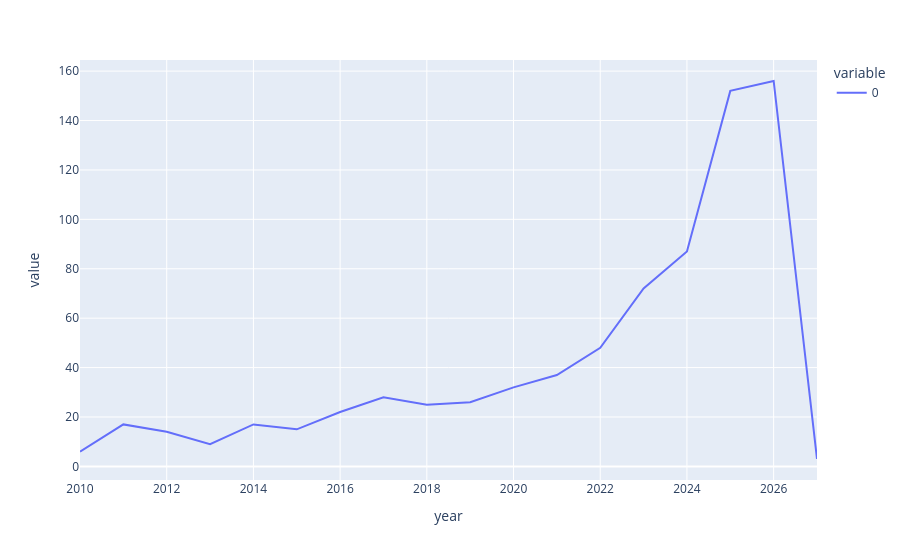

Source (notebook cell):
### Code cell


### Figure 1 — Plotly figure (JSON) as saved in the notebook; plotly's stock layout.template omitted (floating-point values rounded to 4 significant figures)
{"data": [{"hovertemplate": "variable=0<br>year=%{x}<br>value=%{y}<extra></extra>", "legendgroup": "0", "line": {"color": "#636efa", "dash": "solid"}, "marker": {"symbol": "circle"}, "mode": "lines", "name": "0", "orientation": "v", "showlegend": true, "type": "scatter", "x": [2010.0, 2011.0, 2012.0, 2013.0, 2014.0, 2015.0, 2016.0, 2017.0, 2018.0, 2019.0, 2020.0, 2021.0, 2022.0, 2023.0, 2024.0, 2025.0, 2026.0, 2027.0], "xaxis": "x", "y": [6, 17, 14, 9, 17, 15, 22, 28, 25, 26, 32, 37, 48, 72, 87, 152, 156, 3], "yaxis": "y"}], "layout": {"legend": {"title": {"text": "variable"}, "tracegroupgap": 0}, "margin": {"t": 60}, "xaxis": {"anchor": "y", "domain": [0, 1], "title": {"text": "year"}}, "yaxis": {"anchor": "x", "domain": [0, 1], "title": {"text": "value"}}}}
